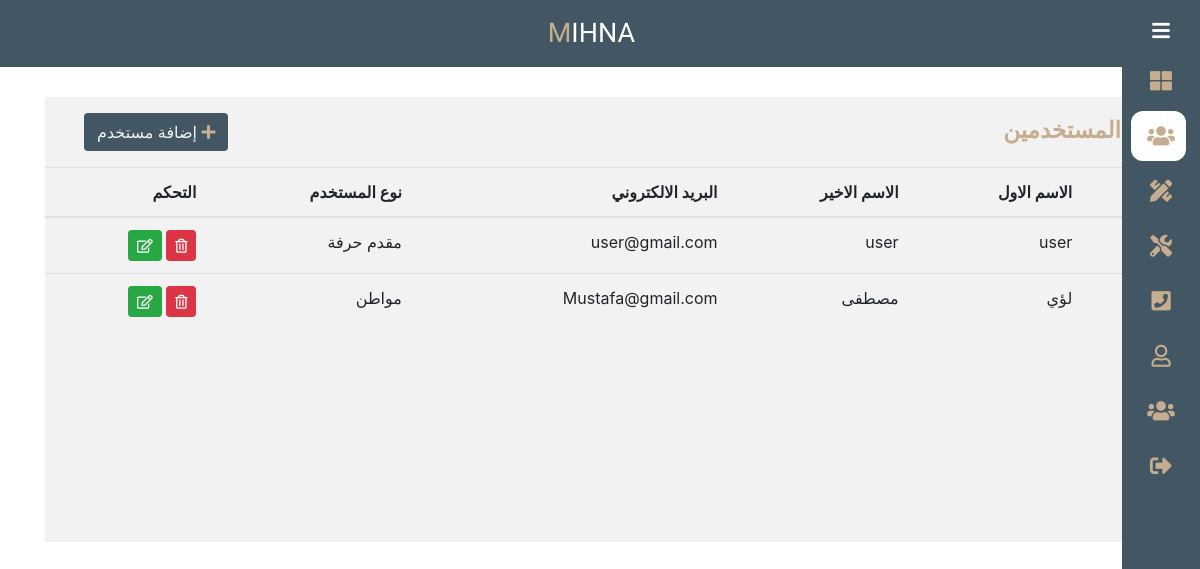
The page /admin/users.php (signed in) on the database as committed earlier.
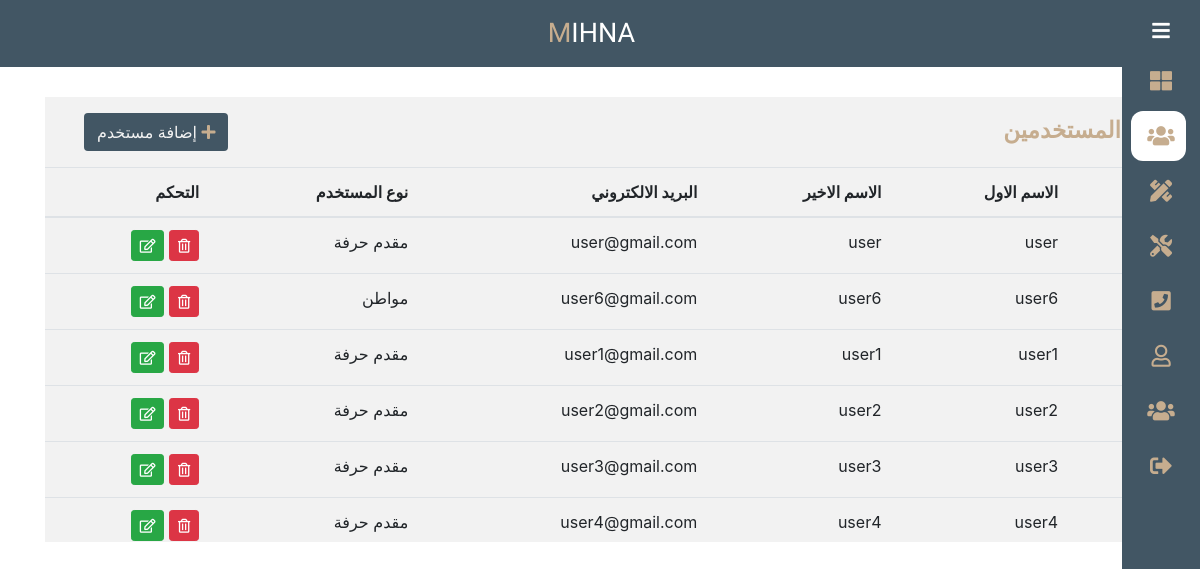
The same page on the database as committed later.
### tables this page shows
CREATE TABLE `users` (
  `id` int(11) NOT NULL,
  `first_name` varchar(255) NOT NULL,
  `last_name` varchar(255) NOT NULL,
  `email` varchar(255) NOT NULL,
  `password` varchar(255) NOT NULL,
  `type_user` varchar(255) NOT NULL DEFAULT 'craft presenter',
  `image` varchar(255) DEFAULT NULL
);

### admin/users.php (the view, shortened to what this page needs)
<?php
    $titlePage = "المستخدمين";
    include "include/init.php";
    include "include/header.php";
    include "include/nav.php";
    $stmt = $connect->prepare("SELECT * FROM users");
    $stmt->execute();
    $users = $stmt->fetchAll();
?>
<div class="wraper">
	<div class="container">
        <div class="tabels-admin">
            <div class="row ml-4 pr-4">
                <div class="col-6 pt-3">
                    <strong class="title-page"><?= $titlePage ?></strong>
                </div>
                <div class="col-6 text-left">
                    <a href="action_user.php?action=add" class="btn app-btn mt-3 mb-3"><i class="fas fa-plus"></i> إضافة مستخدم</a>
                </div>
            </div>
            <table class="table">
                <thead>
                    <tr>
                        <th scope="col">#</th>
                        <th scope="col">الاسم الاول</th>
                        <th scope="col">الاسم الاخير</th>
                        <th scope="col">البريد الالكتروني</th>
                        <th scope="col">نوع المستخدم</th>
                        <th scope="col">التحكم</th>
                    </tr>
                </thead>
                    <tbody>
                        <?php if(!empty($users)): ?>
                            <?php foreach($users as $user): ?>
                                <tr>
                                    <th scope="row"><?= $user['id'] ?></th>
                                    <td><?= $user['first_name'] ?></td>
                                    <td><?= $user['last_name'] ?></td>
                                    <td><?= $user['email'] ?></td>
                                    <td><?= $user['type_user'] ?></td>
                                    <td>
                                        <a class="btn btn-sm btn-danger" href="action_user.php?action=delete&id=<?= $user['id'] ?>"><i class="far fa-trash-alt"></i></a>
                                        <a class="btn btn-sm btn-success" href="action_user.php?action=edit&id=<?= $user['id'] ?>"><i class="far fa-edit"></i></a>
                                    </td>
                                </tr>
                            <?php endforeach; ?>
                        <?php endif; ?>
                    </tbody>
            </table>
        </div>
	</div>
</div>
<?php include "include/footer.php"; ?>

Rows that differ between the two databases and show on the page:
changed users "مواطن": first_name "لؤي" → "user6"; last_name "مصطفى" → "user6"; email "Mustafa@gmail.com" → "user6@gmail.com"
added users: first_name "user1", last_name "user1", email "user1@gmail.com", type_user "مقدم حرفة"
added users: first_name "user2", last_name "user2", email "user2@gmail.com", type_user "مقدم حرفة"
added users: first_name "user3", last_name "user3", email "user3@gmail.com", type_user "مقدم حرفة"
added users: first_name "user4", last_name "user4", email "user4@gmail.com", type_user "مقدم حرفة"
